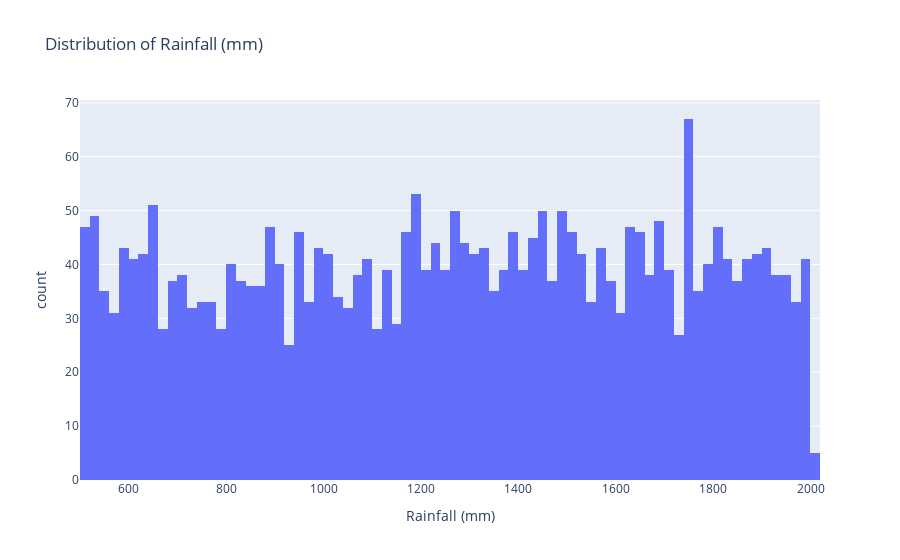
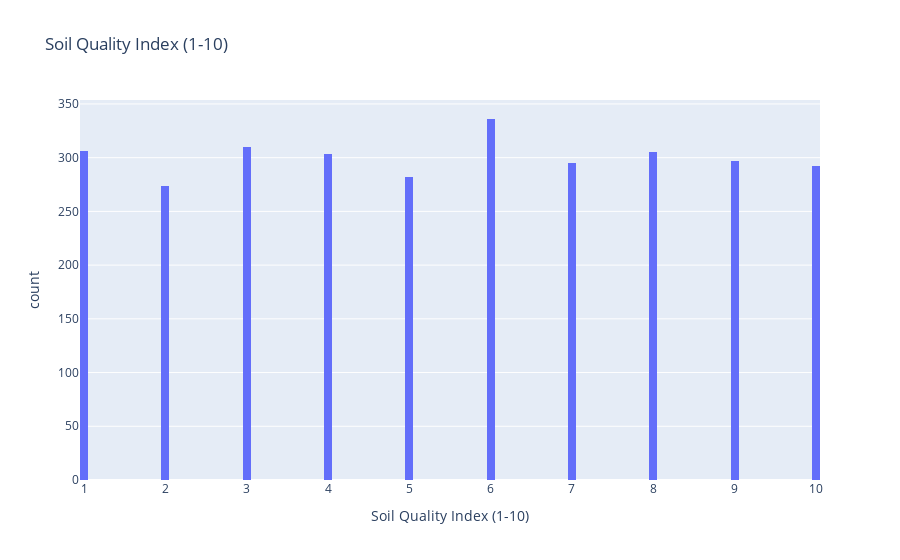
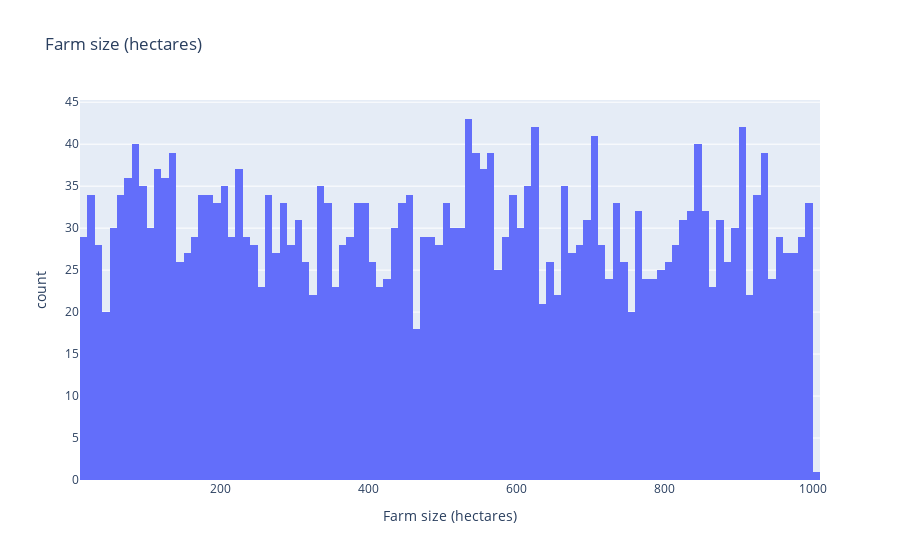
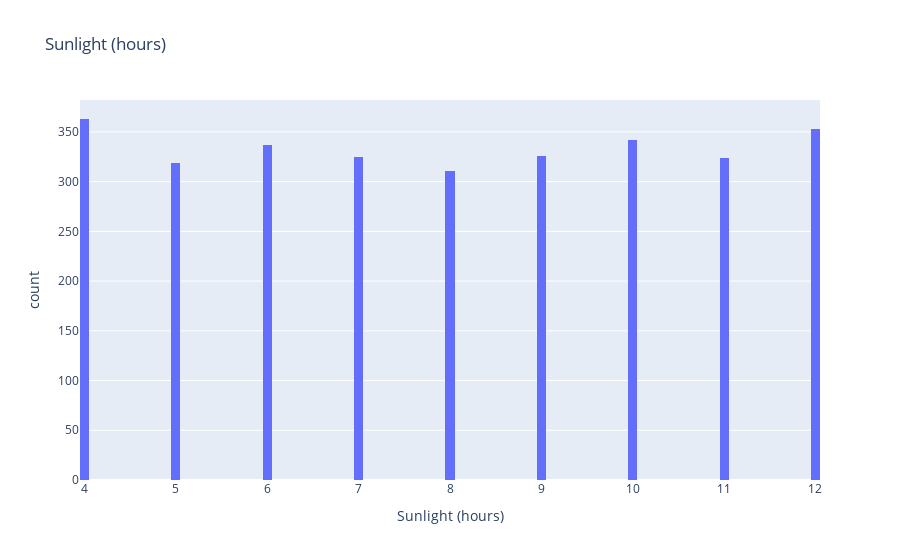

These figures' notebook cell, in order:
### Markdown cell above
### Univariate Analysis:

### Code cell
import plotly.express as px

# Univariate Analysis

# 1. Rainfall distribution
fig_rainfall = px.histogram(
    df,
    x='rainfall_mm',
    nbins=100,
    title='Distribution of Rainfall (mm)',
    labels={'rainfall_mm': 'Rainfall (mm)'}
)

# 2. Soil quality index
fig_soil_quality = px.histogram(
    df,
    x='soil_quality_index',
    nbins=100,
    title='Soil Quality Index (1-10)',
    labels={'soil_quality_index': 'Soil Quality Index (1-10)'}
)

# 3. Farm size
fig_farm_size_hectares = px.histogram(
    df,
    x='farm_size_hectares',
    nbins=100,
    title='Farm size (hectares)',
    labels={'farm_size_hectares': 'Farm size (hectares)'}
)

# 4. Sunlight hours
fig_sunlight_hours = px.histogram(
    df,
    x='sunlight_hours',
    nbins=100,
    title='Sunlight (hours)',
    labels={'sunlight_hours': 'Sunlight (hours)'}
)

# 5. Fertilizer
fig_fertilizer_kg = px.histogram(
    df,
    x='fertilizer_kg',
    nbins=100,
    title='Fertilizer (kg)',
    labels={'fertilizer_kg': 'Fertilizer (kg)'}
)

# 6. Crop yield distribution
fig_crop_yield = px.histogram(
    df,
    x='crop_yield',
    nbins=100,
    title='Distribution of Crop Yield (tons per hectare)',
    labels={'crop_yield': 'Crop Yield (tons/ha)'}
)

# Run this IN A NOTEBOOK CELL (top-left of your notebook, new cell)
%pip install -U nbformat plotly

import plotly.io as pio
# VS Code works best with this renderer:
pio.renderers.default = "vscode"      # or "notebook_connected" if not in VS Code

fig_rainfall.show()
fig_soil_quality.show()
fig_farm_size_hectares.show()
fig_sunlight_hours.show()
fig_fertilizer_kg.show()
fig_crop_yield.show()

### Figure 1 — Plotly figure (JSON) as saved in the notebook; plotly's stock layout.template omitted (floating-point values rounded to 4 significant figures; data arrays with more than 128 entries replaced by an {"elided": "..."} marker saying what was removed)
{"data": [{"bingroup": "x", "hovertemplate": "Rainfall (mm)=%{x}<br>count=%{y}<extra></extra>", "legendgroup": "", "marker": {"color": "#636efa", "pattern": {"shape": ""}}, "name": "", "nbinsx": 100, "orientation": "v", "showlegend": false, "type": "histogram", "x": {"elided": "3000 int values"}, "xaxis": "x", "yaxis": "y"}], "layout": {"barmode": "relative", "legend": {"tracegroupgap": 0}, "title": {"text": "Distribution of Rainfall (mm)"}, "xaxis": {"anchor": "y", "domain": [0, 1], "title": {"text": "Rainfall (mm)"}}, "yaxis": {"anchor": "x", "domain": [0, 1], "title": {"text": "count"}}}}

### Figure 2 — Plotly figure (JSON) as saved in the notebook; plotly's stock layout.template omitted (floating-point values rounded to 4 significant figures; data arrays with more than 128 entries replaced by an {"elided": "..."} marker saying what was removed)
{"data": [{"bingroup": "x", "hovertemplate": "Soil Quality Index (1-10)=%{x}<br>count=%{y}<extra></extra>", "legendgroup": "", "marker": {"color": "#636efa", "pattern": {"shape": ""}}, "name": "", "nbinsx": 100, "orientation": "v", "showlegend": false, "type": "histogram", "x": {"elided": "3000 int values"}, "xaxis": "x", "yaxis": "y"}], "layout": {"barmode": "relative", "legend": {"tracegroupgap": 0}, "title": {"text": "Soil Quality Index (1-10)"}, "xaxis": {"anchor": "y", "domain": [0, 1], "title": {"text": "Soil Quality Index (1-10)"}}, "yaxis": {"anchor": "x", "domain": [0, 1], "title": {"text": "count"}}}}

### Figure 3 — Plotly figure (JSON) as saved in the notebook; plotly's stock layout.template omitted (floating-point values rounded to 4 significant figures; data arrays with more than 128 entries replaced by an {"elided": "..."} marker saying what was removed)
{"data": [{"bingroup": "x", "hovertemplate": "Farm size (hectares)=%{x}<br>count=%{y}<extra></extra>", "legendgroup": "", "marker": {"color": "#636efa", "pattern": {"shape": ""}}, "name": "", "nbinsx": 100, "orientation": "v", "showlegend": false, "type": "histogram", "x": {"elided": "3000 int values"}, "xaxis": "x", "yaxis": "y"}], "layout": {"barmode": "relative", "legend": {"tracegroupgap": 0}, "title": {"text": "Farm size (hectares)"}, "xaxis": {"anchor": "y", "domain": [0, 1], "title": {"text": "Farm size (hectares)"}}, "yaxis": {"anchor": "x", "domain": [0, 1], "title": {"text": "count"}}}}

### Figure 4 — Plotly figure (JSON) as saved in the notebook; plotly's stock layout.template omitted (floating-point values rounded to 4 significant figures; data arrays with more than 128 entries replaced by an {"elided": "..."} marker saying what was removed)
{"data": [{"bingroup": "x", "hovertemplate": "Sunlight (hours)=%{x}<br>count=%{y}<extra></extra>", "legendgroup": "", "marker": {"color": "#636efa", "pattern": {"shape": ""}}, "name": "", "nbinsx": 100, "orientation": "v", "showlegend": false, "type": "histogram", "x": {"elided": "3000 int values"}, "xaxis": "x", "yaxis": "y"}], "layout": {"barmode": "relative", "legend": {"tracegroupgap": 0}, "title": {"text": "Sunlight (hours)"}, "xaxis": {"anchor": "y", "domain": [0, 1], "title": {"text": "Sunlight (hours)"}}, "yaxis": {"anchor": "x", "domain": [0, 1], "title": {"text": "count"}}}}
